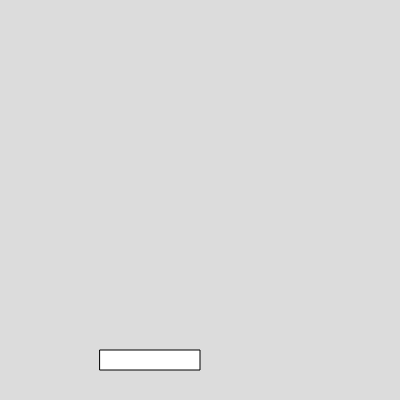
Frame 1 (no input)
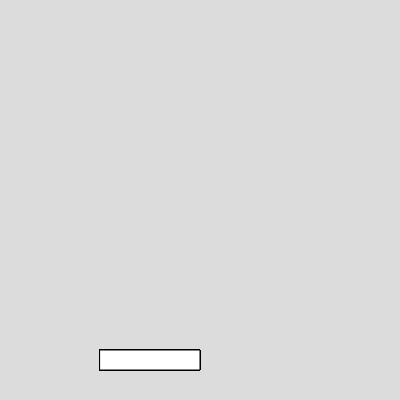
Frame 60 (no input)
Frame 120 (the mouse pressed at the canvas centre since frame 60): identical to frame 60, image omitted

The p5.js sketch that drew these frames (run headless with seeded random() and noise() and a simulated clock; from frame 60 on, the mouse is pressed at the canvas centre):

// p5.js sketch
// ── sketch.js
// https://editor.p5js.org/yw6602/sketches/lPVt6eaoJ
// final project-Pong game copy

let ball, floor;
let sprite;
let block;
let x = 320;
let y = 180;
let xspeed = 5;
let yspeed = 2;
let r = 25;
let paddle1 = 100;
let paddle2 = 300;

function setup() {
  createCanvas(400, 400);
  background(220);
  //mouseMoveMethod(movePaddle1);
  //mouseMoveMethod(movePaddle2);

  // world.gravity.y = 15;
  // block = new Sprite(30, 30);
  //floor = new Sprite(30, 300, 60, 5, 'static');
}

function draw() {
  rect(paddle1, height - 50, 100, 20);
  if (keyIsPressed) {
    if (keyCode == RIGHT_ARROW && paddle1 < width - 100) {
      paddle1 = paddle1 + xspeed;
    }
    if (keyCode == LEFT_ARROW && paddle1 > 0) {
      paddle1 = paddle1 - xspeed;
    }
  }
  //function movePaddle1(e){
  // var posP = e.getX();
  //  paddle1.setPosition(posP-35, getHeight() -15);
  //}

  function draw() {
    clear();
    ellipse(x, y, r * 2, r * 2);
    x += xspeed;
    y += yspeed;
    if (x > width - r || x < r) {
      xspeed = -xspeed;
    }
    if (y > height - r || y < r) {
      yspeed = -yspeed;
    }
  }
}
